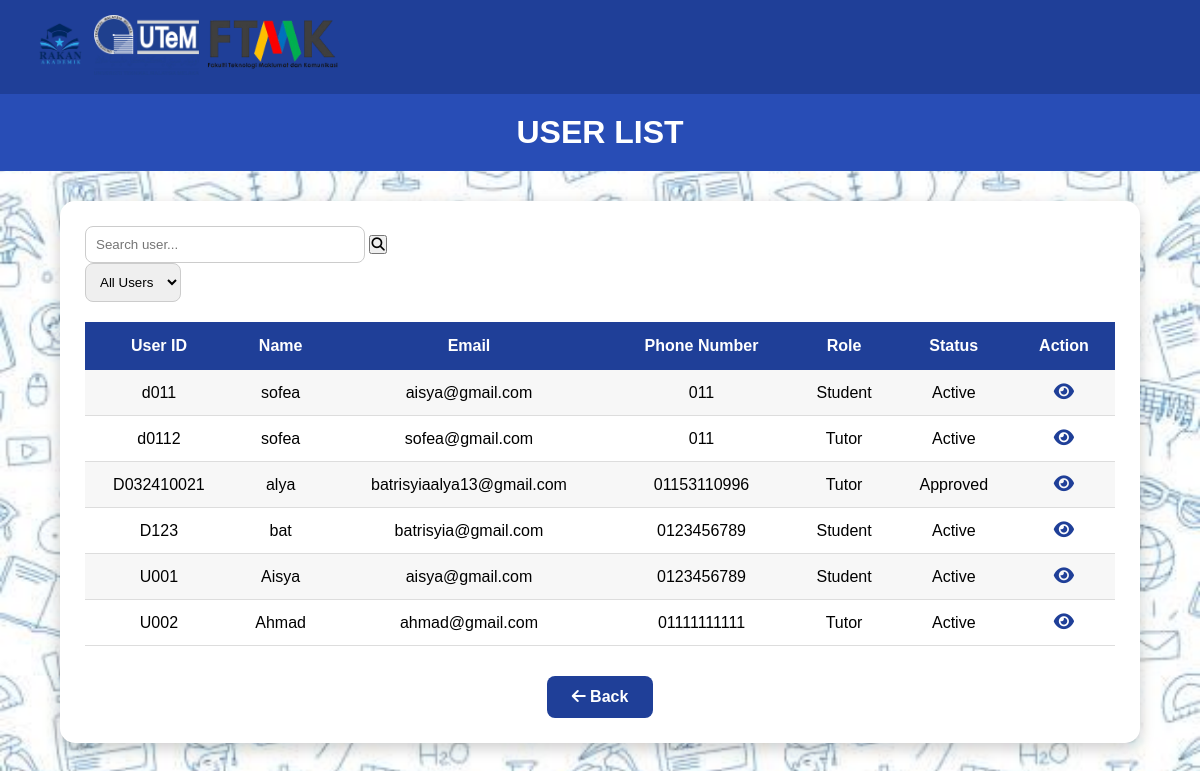
Screenshot of /user_list.php with the database file from the repository.
### tables this page shows
CREATE TABLE `user` (
  `userId` varchar(20) NOT NULL COMMENT 'Unique user identifier',
  `name` varchar(100) NOT NULL COMMENT 'User full name',
  `email` varchar(100) DEFAULT NULL COMMENT 'User email address',
  `mobile_phone` varchar(20) DEFAULT NULL COMMENT 'User phone number',
  `gender` varchar(10) NOT NULL COMMENT 'User gender',
  `password` varchar(255) NOT NULL COMMENT 'User password',
  `status` varchar(20) NOT NULL COMMENT 'User account status',
  `role` varchar(20) NOT NULL COMMENT 'User role'
);

### user_list.php (the view, shortened to what this page needs)
<?php
include("db_connect.php");
$search = isset($_GET['search']) ? mysqli_real_escape_string($conn, $_GET['search']) : "";
$role = isset($_GET['role']) ? mysqli_real_escape_string($conn, $_GET['role']) : "";
$sql = "SELECT userId, name, email, mobile_phone, role, status
        FROM user
        WHERE 1=1";
$sql .= " ORDER BY userId";
$result = mysqli_query($conn, $sql);
?>
<!DOCTYPE html>
<html lang="en">
<head>
    <link rel="stylesheet"
    href="https://cdnjs.cloudflare.com/ajax/libs/font-awesome/6.5.1/css/all.min.css">
</head>
<body>
<header>
    <div class="logo">
        <img src="images/logoRakan.png" alt="Rakan Akademik Logo">
        <img src="images/logoUtem.png" alt="UTeM Logo">
        <img src="images/logoFtmk.png" alt="FTMK Logo">
    </div>
</header>
<section class="welcome">
    <h1>USER LIST</h1>
</section>
<section class="container">
   <div class="top-bar">
    <form method="GET">
        <div class="search-box">
            <input
                type="text"
                name="search"
                placeholder="Search user..."
                value="<?php echo htmlspecialchars($search); ?>">
            <button type="submit">
                <i class="fas fa-search"></i>
            </button>
        </div>
        <div class="filter">
            <select name="role" onchange="this.form.submit()">
                <option value="" <?php if($role=="") echo "selected"; ?>>All Users</option>
            </select>
        </div>
    </form>
</div>
    <table>
        <tr>
            <th>User ID</th>
            <th>Name</th>
            <th>Email</th>
            <th>Phone Number</th>
            <th>Role</th>
            <th>Status</th>
            <th>Action</th>
        </tr>
       <?php
while($row = mysqli_fetch_assoc($result))
{
?>
<tr>
    <td><?php echo $row['userId']; ?></td>
    <td><?php echo $row['name']; ?></td>
    <td><?php echo $row['email']; ?></td>
    <td><?php echo $row['mobile_phone']; ?></td>
    <td><?php echo $row['role']; ?></td>
    <td><?php echo $row['status']; ?></td>
    <td>
    <a href="view_user.php?id=<?php echo $row['userId']; ?>" class="view-btn">
        <i class="fas fa-eye"></i>
    </a>
</td>
</tr>
<?php
}
?>
    </table>
    <div class="back-btn">
    <a href="admin_dashboard.php">
        <i class="fas fa-arrow-left"></i>
        Back
    </a>
    </div>
</section>
</body>
</html>

### user_list.php (style rules this page uses)
* { margin:0; padding:0; box-sizing:border-box; font-family:Arial, sans-serif; }
body { background-image:url('images/edubackground.jpg'); background-size:cover; background-position:center; background-repeat:no-repeat; background-attachment:fixed; }
header { background:#1f3f98; color:white; display:flex; justify-content:space-between; align-items:center; padding:15px 30px; }
.logo img { height:60px; width:auto; }
.welcome { background:#284db6; color:white; text-align:center; padding:20px; }
.welcome h1 { font-size:32px; }
.container { width:90%; margin:30px auto; background:white; border-radius:15px; padding:25px; box-shadow:0 5px 15px rgba(0,0,0,0.2); }
.top-bar { display:flex; justify-content:space-between; align-items:center; margin-bottom:20px; }
.search-box input { width:280px; padding:10px; border:1px solid #ccc; border-radius:8px; }
.filter select { padding:10px; border-radius:8px; border:1px solid #ccc; }
table { width:100%; border-collapse:collapse; }
th { background:#1f3f98; color:white; padding:15px; }
td { padding:12px; border-bottom:1px solid #ddd; text-align:center; }
tr:nth-child(even) { background:#f7f7f7; }
.view-btn { color:#1f3f98; font-size:18px; text-decoration:none; }
.back-btn { text-align:center; margin-top:30px; }
.back-btn a { display:inline-block; background:#1f3f98; color:white; text-decoration:none; padding:12px 25px; border-radius:8px; font-weight:bold; transition:0.3s; }

### rows the page displays
user: userId "d011", name "sofea", email "aisya@gmail.com", mobile_phone "011", role "Student", status "Active"
user: userId "d0112", name "sofea", email "sofea@gmail.com", mobile_phone "011", role "Tutor", status "Active"
user: userId "D032410021", name "alya", email "batrisyiaalya13@gmail.com", mobile_phone "01153110996", role "Tutor", status "Approved"
user: userId "D123", name "bat", email "batrisyia@gmail.com", mobile_phone "0123456789", role "Student", status "Active"
user: userId "U001", name "Aisya", email "aisya@gmail.com", mobile_phone "0123456789", role "Student", status "Active"
user: userId "U002", name "Ahmad", email "ahmad@gmail.com", mobile_phone "01111111111", role "Tutor", status "Active"
